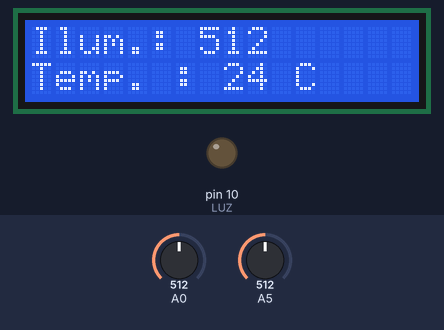
Recording of a program running on a simulated Arduino Uno, built with avr-gcc and run on an emulated ATmega328P. Parts: 16×2 character LCD, output pins drawn as LEDs (lit = HIGH). The inputs (shaded band) are chosen by the test bench; at power-on: A5 = 512, A0 = 512. What the program prints to the serial monitor is not drawn.

Above: at 1.2 s.
1.3 s: A5 set to 351
At 2.7 s:
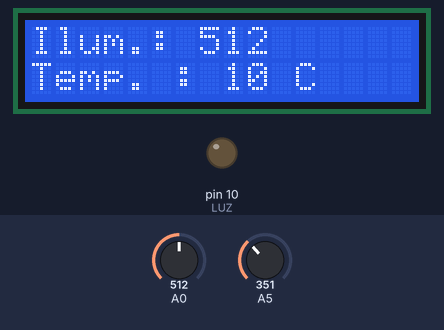
3.5 s: A5 set to 333
At 4.6 s:
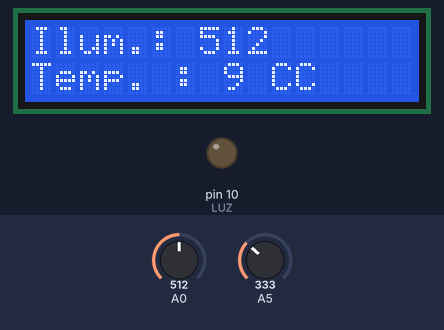
5.5 s: A0 set to 412
At 6.4 s:
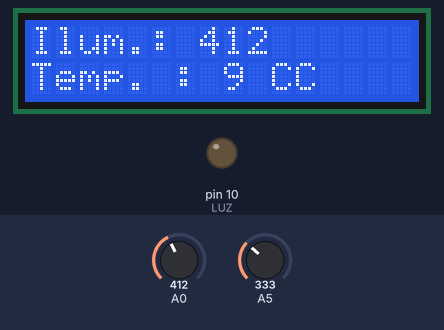
7.5 s: A0 set to 384
At 9.3 s:
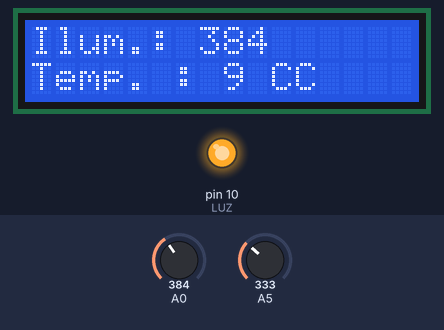
9.6 s: A5 set to 410
At 11.2 s:
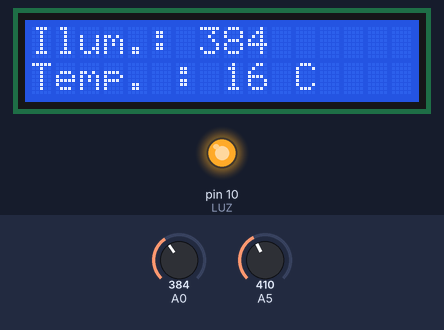
11.6 s: A0 set to 410
At 13.1 s:
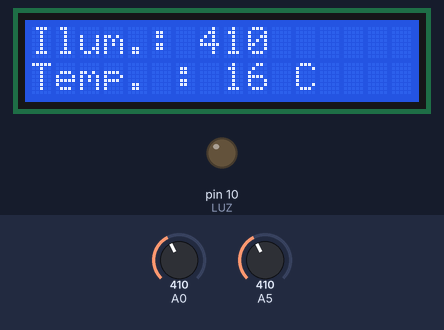
Timing chart, 0 to 14.6 s (numbered marks = the images above; inputs shaded):
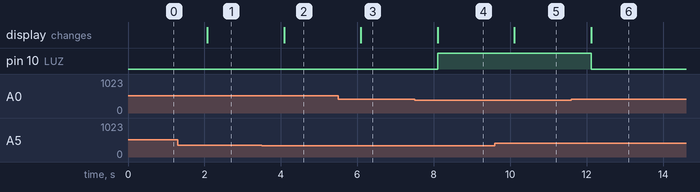

Measured:
- the behaviour switches between 343 and 342 on A5 (found by bisection; images 1 and 2)
- the behaviour switches between 400 and 399 on A0 (found by bisection; images 3 and 4)
- after the input at 1.3 s, the display: changes after 0.78 s (image 1)
- after the input at 3.5 s, the display: changes after 0.59 s (image 2)
- after the input at 5.5 s, the display: changes after 0.59 s (image 3)
- after the input at 7.5 s, pin 10 (LUZ): LOW → HIGH after 0.60 s; the display: changes after 0.60 s (image 4)
- after the input at 9.6 s, the display: changes after 0.51 s (image 5)
- after the input at 11.6 s, pin 10 (LUZ): HIGH → LOW after 0.52 s; the display: changes after 0.52 s (image 6)

The program:

main.cpp
```cpp
#include <Arduino.h>
#include <LiquidCrystal.h>
#include <Thermistor.h>

#define LUZ 10

Thermistor temp(A5);
LiquidCrystal lcd(7, 6, 5, 4, 3, 2);

int luminosidade = 0;
int temperatura = 0;

void setup() {
  Serial.begin(9600);
  lcd.begin(16, 2);
  lcd.clear();

  pinMode(LUZ, OUTPUT);

}

void loop() {

  luminosidade = analogRead(A0);

  Serial.print("Ilum.: ");
  Serial.print(luminosidade);

  lcd.setCursor(0, 0);
  lcd.print("Ilum.: ");
  lcd.print(luminosidade);

  if(luminosidade < 400) {
    digitalWrite(LUZ, HIGH);
  } else {
    digitalWrite(LUZ, LOW);
  }

  temperatura = temp.getTemp();
  Serial.print("Temp.:  ");
  Serial.print(temperatura);
  Serial.println(" ˚C");

  lcd.setCursor(0, 1);
  lcd.print("Temp. : ");
  lcd.print(temperatura);
  lcd.print(" C");
  delay(1000);

}
```
